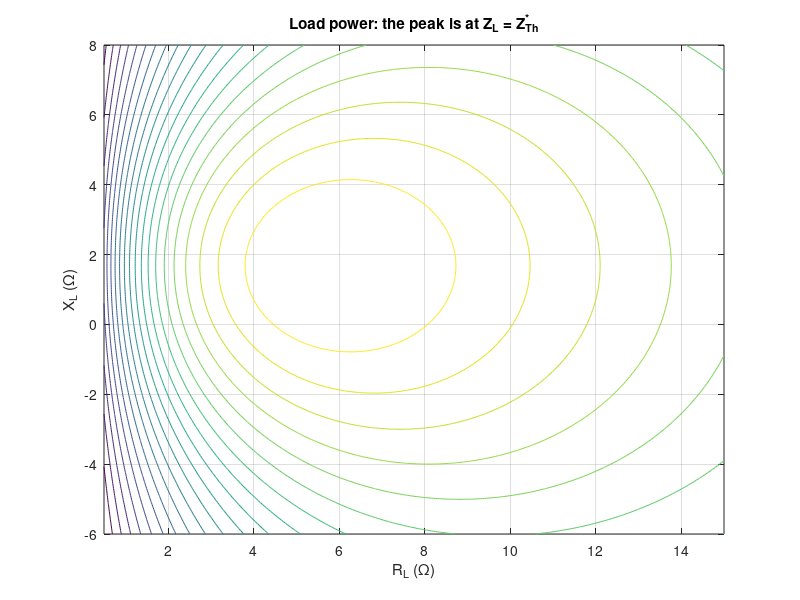

This figure's MATLAB source:
% Circuits 1 — Maximum Power Transfer
%title: Maximum Power Transfer with Impedances (Example 10.8)
%ar-title: نقل القدرة القصوى بالمعاوقات (مثال 10.8)
%lesson: c1-power-6
%course: circuits-1

%% Example 10.8
%ar: بعد تحويلي المصادر: 16∠0° مع 4 + j3، و −j6 بين a و b. VTh = 16(−j6)/(4 − j3) و ZTh = (4 + j3) ∥ (−j6). ثم ZL = ZTh* و Pmax = |VTh|²/(8 RL).
VTh = 16*(-6j)/(4 + 3j - 6j);
ZTh = (4 + 3j)*(-6j)/(4 + 3j - 6j);
ZL = conj(ZTh); Pmax = abs(VTh)^2/(8*real(ZL));
fprintf('VTh = %.2f at %.2f deg V, ZTh = %.2f %+.2fj, ZL = %.2f %+.2fj, Pmax = %g W\n', abs(VTh), angle(VTh)*180/pi, real(ZTh), imag(ZTh), real(ZL), imag(ZL), Pmax)

%% Search all loads
%ar: نبحث في شبكة من قيم RL و XL عن أكبر قدرة: القمة عند 5.76 + j1.68.
[RL, XL] = meshgrid(linspace(0.5, 15, 291), linspace(-6, 8, 281));
I = VTh ./ (ZTh + RL + 1j*XL); Pl = 0.5*abs(I).^2 .* RL;
[pm, k] = max(Pl(:));
fprintf('best load found: %.2f %+.2fj ohm, %.3f W\n', RL(k), XL(k), pm)

%%! Project idea: contour of the load power
%ar: مشروع: نرسم خطوط تساوي القدرة في مستوى (RL, XL): القمة نقطة واحدة هي مرافق ZTh.
contour(RL, XL, Pl, 20); grid on; xlabel('R_L (\Omega)'); ylabel('X_L (\Omega)'); title('Load power: the peak is at Z_L = Z_{Th}^*')
